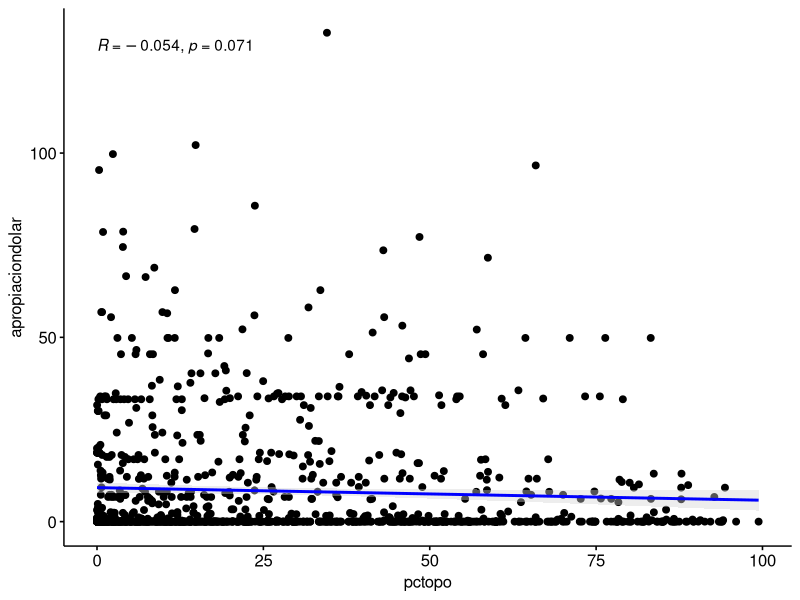
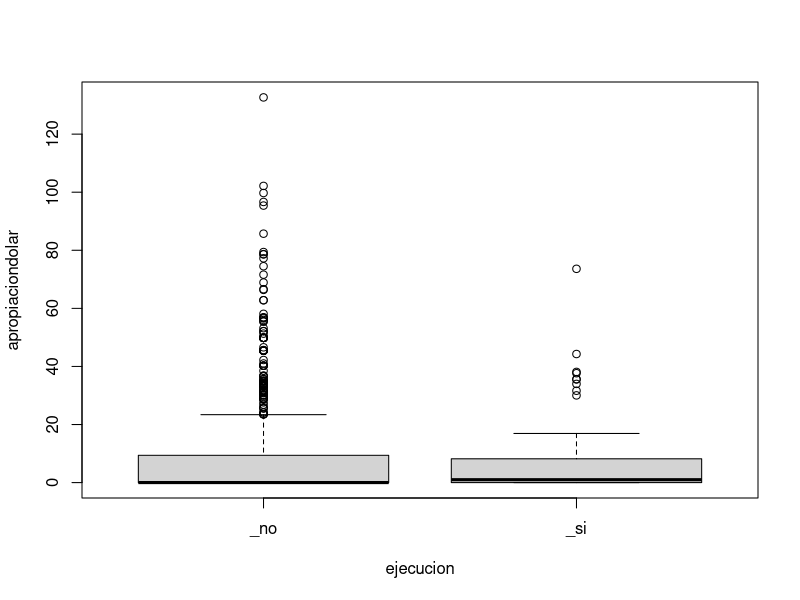

Write R code to recreate these figures, in order.
## ---- chunk 1
library(readxl)

misDatos <- read_excel("data/pavimentando.xlsx") # ponga el nombre de su archivo.
## ---- chunk 2
names(misDatos)
## ---- chunk 3
str(misDatos)
## ---- chunk 4

misDatos$consejocomunal=factor(misDatos$consejocomunal,
                               levels = c(0,1), # lo que hay en la data actual
                               labels = c("_no","_si"), # como aparecerá ahora
                               ordered = FALSE) # TRUE si fuera ordinal

misDatos$priorizado=factor(misDatos$priorizado,
                               levels = c(0,1),
                               labels = c("_no","_si"),
                               ordered = FALSE)

misDatos$uribista=factor(misDatos$uribista,
                               levels = c(0,1),
                               labels = c("_no","_si"),
                               ordered = FALSE)

misDatos$ejecucion=factor(misDatos$ejecucion,
                               levels = c(0,1),
                               labels = c("_no","_si"),
                               ordered = FALSE)
## ---- chunk 5
summary(misDatos$apropiaciondolar)
## ---- chunk 6
library("ggpubr")

ggscatter(misDatos, 
          x = "pctopo", y = "apropiaciondolar", 
          add = "reg.line", 
          conf.int = TRUE, 
          add.params = list(color = "blue", fill = "lightgray"),
          cor.coef = TRUE, cor.method = "pearson") #spearman?
## ---- chunk 7
boxplot(apropiaciondolar~ejecucion,data=misDatos)
## ---- chunk 8
hipotesis1=formula(apropiaciondolar~priorizado + poblacioncienmil+ nbi)
regre1=lm(hipotesis1,data=misDatos)
summary(regre1)
## ---- chunk 9
hipotesis2=formula(apropiaciondolar~priorizado +  consejocomunal + poblacioncienmil+ nbi)
regre2=lm(hipotesis2,data=misDatos)
summary(regre2)
## ---- chunk 10
hipotesis3=formula(apropiaciondolar~priorizado  +  consejocomunal +  pctopo + poblacioncienmil+ nbi)
regre3=lm(hipotesis3,data=misDatos)
summary(regre3)
## ---- chunk 11
#es regre2 mejor que regre1?
anova(regre1,regre2)
## ---- chunk 12
#es regre3 mejor que regre2?
anova(regre2,regre3)
